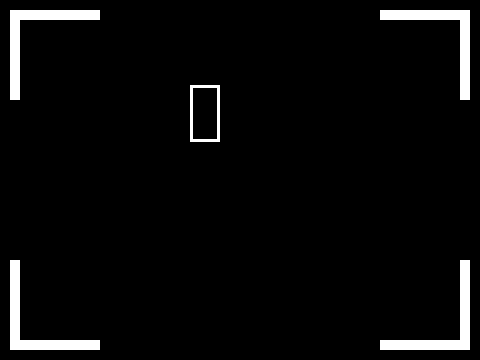
Frame 1 (no input)
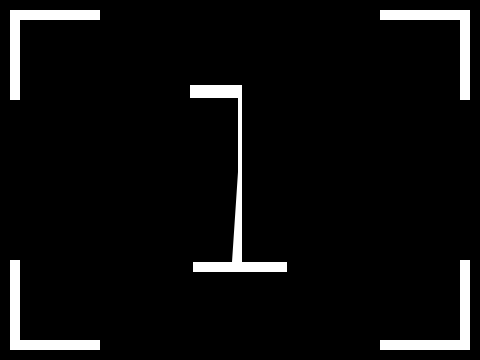
Frame 60 (the mouse pressed at the canvas centre just before this capture)
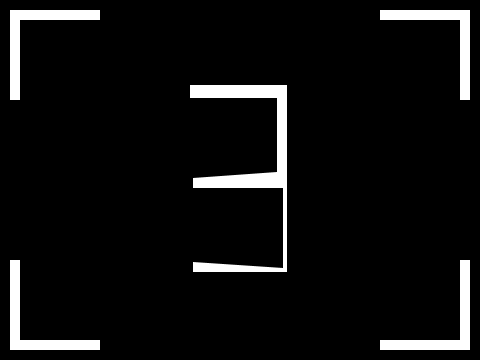
Frame 120 (the mouse held since frame 60 and released just before this capture)

The Processing sketch that drew these frames (run headless with seeded random() and noise(); from frame 60 on, the mouse is pressed at the canvas centre):

// Processing sketch: processing_67108
// ── processing_67108.pde

//  Countdown (actually up)
//  Jonathan Bobrow
//
//  The following code creates the 10 digits using a series of
//  twelve points.  Note that the 8 is only creatable to an incomplete
//  eight with this many points.  I welcome some clever alternatives.
//  I would like to see this used for an HH:MM:SS clock :)

int [][] x;
int [][] y;
int [] drawX;
int [] drawY;
float ease = .3;
int k = 0;

int seconds = 0;

void setup(){
  smooth();
  size(480,360);
  background(0);
  
  x = new int[12][12];
  y = new int[12][12];
  drawX = new int[12];
  drawY = new int[12];
  
  for(int l=0; l<12; l++){
    drawX[l]=0;
    drawY[l]=0;
  }
  
  //nine
  x[9][0]=0;     y[9][0]=0;
  x[9][1]=100;   y[9][1]=0;
  x[9][2]=100;   y[9][2]=190;
  x[9][3]=90;    y[9][3]=190;
  x[9][4]=90;    y[9][4]=100;
  x[9][5]=0;     y[9][5]=100;
  x[9][6]=0;     y[9][6]=10;
  x[9][7]=10;    y[9][7]=10;
  x[9][8]=10;    y[9][8]=90;
  x[9][9]=90;    y[9][9]=90;
  x[9][10]=90;   y[9][10]=10;
  x[9][11]=0;    y[9][11]=10; 
  //eight
  x[8][0]=0;     y[8][0]=0;
  x[8][1]=0;     y[8][1]=190;
  x[8][2]=100;   y[8][2]=190;
  x[8][3]=100;   y[8][3]=0;
  x[8][4]=90;    y[8][4]=0;
  x[8][5]=90;    y[8][5]=90;
  x[8][6]=10;    y[8][6]=90;
  x[8][7]=10;    y[8][7]=100;
  x[8][8]=90;    y[8][8]=100;
  x[8][9]=90;    y[8][9]=180;
  x[8][10]=10;   y[8][10]=180;
  x[8][11]=10;   y[8][11]=0; 
  //seven
  x[7][0]=0;     y[7][0]=0;
  x[7][1]=10;    y[7][1]=0;
  x[7][2]=90;    y[7][2]=0;
  x[7][3]=100;   y[7][3]=0;
  x[7][4]=100;   y[7][4]=10;
  x[7][5]=100;   y[7][5]=100;
  x[7][6]=100;   y[7][6]=190;
  x[7][7]=90;    y[7][7]=190;
  x[7][8]=90;    y[7][8]=100;
  x[7][9]=90;    y[7][9]=10;
  x[7][10]=10;   y[7][10]=10;
  x[7][11]=0;    y[7][11]=10;  
  //six
  x[6][0]=0;     y[6][0]=0;
  x[6][1]=0;     y[6][1]=190;
  x[6][2]=100;   y[6][2]=190;
  x[6][3]=100;   y[6][3]=90;
  x[6][4]=10;    y[6][4]=90;
  x[6][5]=10;    y[6][5]=100;
  x[6][6]=90;    y[6][6]=100;
  x[6][7]=90;    y[6][7]=180;
  x[6][8]=10;    y[6][8]=180;
  x[6][9]=10;    y[6][9]=10;
  x[6][10]=100;  y[6][10]=10;
  x[6][11]=100;  y[6][11]=0;
  //five
  x[5][0]=0;     y[5][0]=0;
  x[5][1]=0;     y[5][1]=100;
  x[5][2]=90;    y[5][2]=100;
  x[5][3]=90;    y[5][3]=180;
  x[5][4]=0;     y[5][4]=180;
  x[5][5]=0;     y[5][5]=190;
  x[5][6]=100;   y[5][6]=190;
  x[5][7]=100;   y[5][7]=90;
  x[5][8]=10;    y[5][8]=90;
  x[5][9]=10;    y[5][9]=10;
  x[5][10]=100;  y[5][10]=10;
  x[5][11]=100;  y[5][11]=0;
  //four
  x[4][0]=0;     y[4][0]=0;
  x[4][1]=0;     y[4][1]=100;
  x[4][2]=90;    y[4][2]=100;
  x[4][3]=90;    y[4][3]=180;
  x[4][4]=90;    y[4][4]=190;
  x[4][5]=100;   y[4][5]=190;
  x[4][6]=100;   y[4][6]=100;
  x[4][7]=100;   y[4][7]=0;
  x[4][8]=90;    y[4][8]=0;
  x[4][9]=90;    y[4][9]=90;
  x[4][10]=10;   y[4][10]=90;
  x[4][11]=10;   y[4][11]=0;
  //three
  x[3][0]=0;     y[3][0]=0;
  x[3][1]=0;     y[3][1]=10;
  x[3][2]=90;    y[3][2]=10;
  x[3][3]=90;    y[3][3]=90;
  x[3][4]=0;     y[3][4]=90;
  x[3][5]=0;     y[3][5]=100;
  x[3][6]=90;    y[3][6]=100;
  x[3][7]=90;    y[3][7]=180;
  x[3][8]=0;     y[3][8]=180;
  x[3][9]=0;     y[3][9]=190;
  x[3][10]=100;  y[3][10]=190;
  x[3][11]=100;  y[3][11]=0;
  //two
  x[2][0]=0;     y[2][0]=0;
  x[2][1]=0;     y[2][1]=10;
  x[2][2]=90;    y[2][2]=10;
  x[2][3]=90;    y[2][3]=90;
  x[2][4]=0;     y[2][4]=90;
  x[2][5]=0;     y[2][5]=190;
  x[2][6]=100;   y[2][6]=190;
  x[2][7]=100;   y[2][7]=180;
  x[2][8]=10;    y[2][8]=180;
  x[2][9]=10;    y[2][9]=100;
  x[2][10]=100;  y[2][10]=100;
  x[2][11]=100;  y[2][11]=0;
  //one
  x[1][0]=0;     y[1][0]=0;
  x[1][1]=0;     y[1][1]=10;
  x[1][2]=45;    y[1][2]=10;
  x[1][3]=45;    y[1][3]=90;
  x[1][4]=45;    y[1][4]=180;
  x[1][5]=0;     y[1][5]=180;
  x[1][6]=0;     y[1][6]=190;
  x[1][7]=100;   y[1][7]=190;
  x[1][8]=100;   y[1][8]=180;
  x[1][9]=55;    y[1][9]=180;
  x[1][10]=55;   y[1][10]=90;
  x[1][11]=55;   y[1][11]=0;
  //zero
  x[0][0]=0;     y[0][0]=0;
  x[0][1]=0;     y[0][1]=190;
  x[0][2]=100;    y[0][2]=190;
  x[0][3]=100;    y[0][3]=0;
  x[0][4]=10;    y[0][4]=0;
  x[0][5]=10;     y[0][5]=10;
  x[0][6]=90;     y[0][6]=10;
  x[0][7]=90;   y[0][7]=90;
  x[0][8]=90;   y[0][8]=180;
  x[0][9]=10;    y[0][9]=180;
  x[0][10]=10;   y[0][10]=90;
  x[0][11]=10;   y[0][11]=0;
}

void draw(){
  background(0);
  brackets();
  transform(k);
  drawNumber(k); 
  if(millis() - seconds*1000 > 1000){
    seconds++;
    if(k>8)
      k=0;
    else
      k++;
  }
 
}

void next(){
  k++;
}

void drawNumber(int i){
  pushMatrix();
  translate(width/2-50, height/2-95);
  beginShape();
    for(int j=0; j<12; j++){
    vertex(drawX[j],drawY[j]);
    } 
  endShape();
  popMatrix();
}

void transform(int i){
  for(int j=0; j<12; j++){
    drawX[j] += int((x[i][j]-drawX[j])*ease);
    drawY[j] += int((y[i][j]-drawY[j])*ease);
  }
}

void mousePressed(){
  next();
}

void brackets(){
    noStroke();
  fill(255);
  beginShape();
    vertex(10,10);
    vertex(100,10);
    vertex(100,20);
    vertex(20,20);
    vertex(20,100);
    vertex(10,100);
    vertex(10,10);
  endShape();
  
  beginShape();
    vertex(width-10,10);
    vertex(width-100,10);
    vertex(width-100,20);
    vertex(width-20,20);
    vertex(width-20,100);
    vertex(width-10,100);
    vertex(width-10,10);
  endShape();
  
  beginShape();
    vertex(10,height-10);
    vertex(100,height-10);
    vertex(100,height-20);
    vertex(20,height-20);
    vertex(20,height-100);
    vertex(10,height-100);
    vertex(10,height-10);
  endShape();
  
  beginShape();
    vertex(width-10,height-10);
    vertex(width-100,height-10);
    vertex(width-100,height-20);
    vertex(width-20,height-20);
    vertex(width-20,height-100);
    vertex(width-10,height-100);
    vertex(width-10,height-10);
  endShape(); 
}
